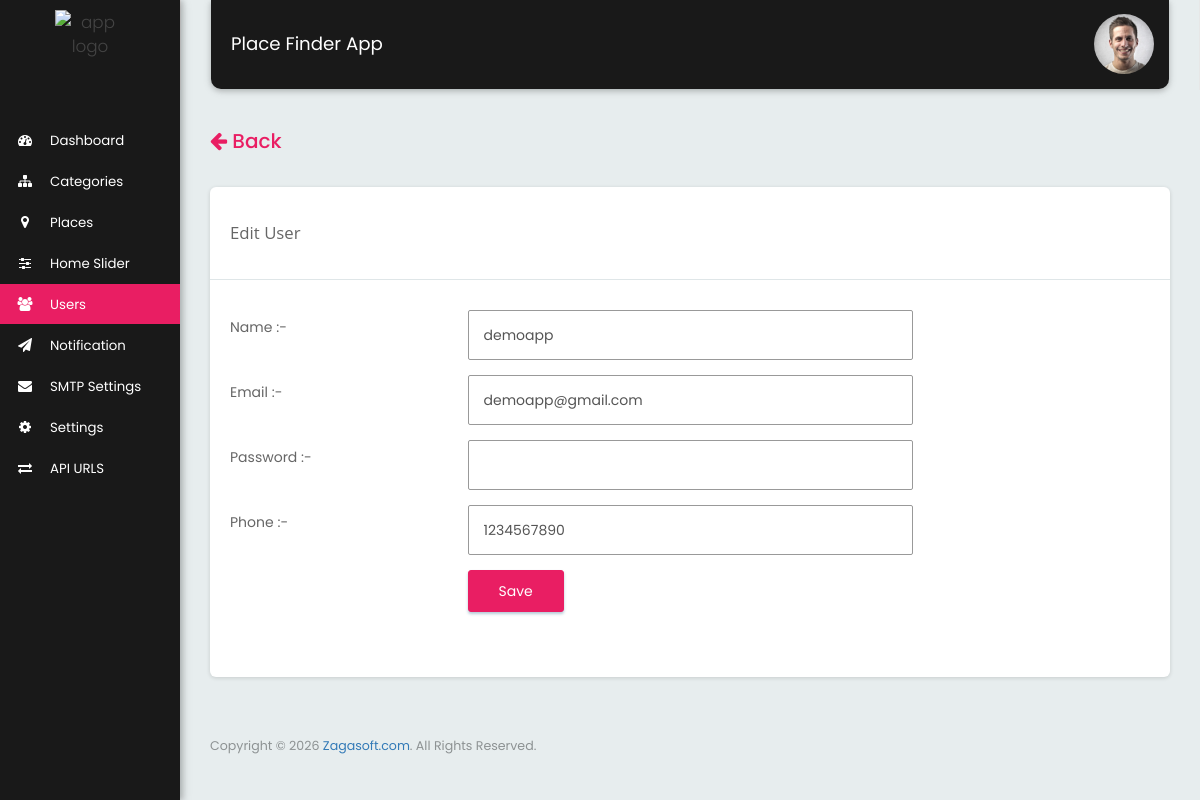
Page /add_user.php?user_id=2&redirect=manage_users.php (signed in) on the committed database.
### tables this page shows
CREATE TABLE `tbl_users` (
  `id` int(11) NOT NULL,
  `user_type` varchar(255) NOT NULL,
  `name` varchar(255) NOT NULL,
  `email` varchar(255) NOT NULL,
  `password` varchar(255) NOT NULL,
  `phone` varchar(255) NOT NULL,
  `auth_id` text DEFAULT NULL,
  `registration_on` varchar(255) NOT NULL DEFAULT '0',
  `confirm_code` varchar(255) DEFAULT NULL,
  `status` varchar(255) NOT NULL DEFAULT '1'
);

### add_user.php (the view, shortened to what this page needs)
<?php $page_title=(isset($_GET['user_id'])) ? 'Edit User' : 'Add User';
include('includes/header.php');
	if(isset($_GET['user_id']))
	{
			$user_qry="SELECT * FROM tbl_users WHERE `id`='".$_GET['user_id']."'";
			$user_result=mysqli_query($mysqli,$user_qry);
			$user_row=mysqli_fetch_assoc($user_result);
	}
?>
 <div class="row">
      <div class="col-md-12">
      	<?php
	      	if(isset($_SERVER['HTTP_REFERER']))
	      	{
	      		echo '<a href="'.$_SERVER['HTTP_REFERER'].'"><h4 class="pull-left" style="font-size: 20px;color: #e91e63"><i class="fa fa-arrow-left"></i> Back</h4></a>';
	      	}
      	 ?>
        <div class="card">
          <div class="page_title_block">
            <div class="col-md-5 col-xs-12">
              <div class="page_title"><?=$page_title?></div>
            </div>
          </div>
          <div class="clearfix"></div>
          <div class="card-body mrg_bottom">
            <form action="" name="addedituser" method="post" class="form form-horizontal" enctype="multipart/form-data" >
              <div class="section">
                <div class="section-body">
                  <div class="form-group">
                    <label class="col-md-3 control-label">Name :-</label>
                    <div class="col-md-6">
                      <input type="text" name="name" id="name" value="<?php if(isset($_GET['user_id'])){echo $user_row['name'];}?>" class="form-control" required>
                    </div>
                  </div>
                <?php if (!isset($_GET['user_id']) OR ($user_row['user_type']) == 'Normal') { ?>
                  <div class="form-group">
                    <label class="col-md-3 control-label">Email :-</label>
                    <div class="col-md-6">
                      <input type="email" name="email" id="email" value="<?php if(isset($_GET['user_id'])){echo $user_row['email'];}?>" class="form-control" required>
                    </div>
                  </div>
                  	<?php }?>
                  <?php if (!isset($_GET['user_id']) OR ($user_row['user_type']) == 'Normal') { ?>
                  <div class="form-group">
                    <label class="col-md-3 control-label">Password :-</label>
                    <div class="col-md-6">
                      <input type="password" name="password" id="password" value="" class="form-control" <?php if(!isset($_GET['user_id'])){?>required<?php }?>>
                    </div>
                  </div>
                 <?php }?>
                  <div class="form-group">
                    <label class="col-md-3 control-label">Phone :-</label>
                    <div class="col-md-6">
                      <input type="text" name="phone" id="phone" value="<?php if(isset($_GET['user_id'])){echo $user_row['phone'];}?>" class="form-control">
                    </div>
                  </div>
                  <div class="form-group">
                    <div class="col-md-9 col-md-offset-3">
                      <button type="submit" name="submit" class="btn btn-primary">Save</button>
                    </div>
                  </div>
                </div>
              </div>
            </form>
          </div>
        </div>
      </div>
    </div>
<?php include('includes/footer.php');?>

### rows in the picture
tbl_users: name "demoapp", email "demoapp@gmail.com", phone "1234567890"

### other values in the picture
APP_NAME "Place Finder App"
$page_title "Edit User"
